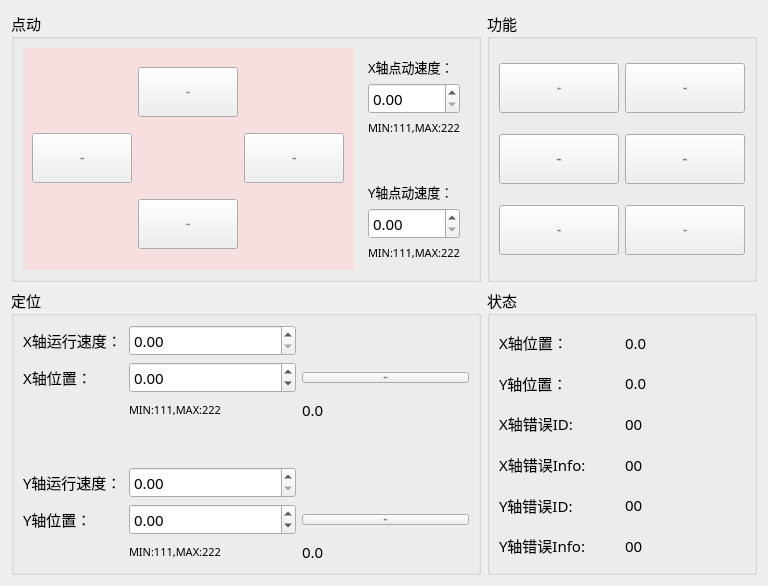
     <widget class="QWidget" name="tab">
      <attribute name="title">
       <string>伺服控制</string>
      </attribute>
      <layout class="QGridLayout" name="gridLayout_2">
       <item row="0" column="0">
        <widget class="QGroupBox" name="groupBox">
         <property name="maximumSize">
          <size>
           <width>16777215</width>
           <height>300</height>
          </size>
         </property>
         <property name="font">
          <font>
           <family>微软雅黑</family>
           <pointsize>11</pointsize>
           <weight>50</weight>
           <bold>false</bold>
          </font>
         </property>
         <property name="title">
          <string>点动</string>
         </property>
         <layout class="QHBoxLayout" name="horizontalLayout">
          <item>
           <widget class="QWidget" name="widget_2" native="true">
            <property name="styleSheet">
             <string notr="true">QWidget #widget_2
{
	background-color: rgba(255, 213, 214,150);
}
</string>
            </property>
            <layout class="QGridLayout" name="gridLayout_3">
             <item row="1" column="2">
              <widget class="QPushButton" name="m86">
               <property name="minimumSize">
                <size>
                 <width>100</width>
                 <height>50</height>
                </size>
               </property>
               <property name="maximumSize">
                <size>
                 <width>100</width>
                 <height>50</height>
                </size>
               </property>
               <property name="font">
                <font>
                 <family>微软雅黑</family>
                 <pointsize>-1</pointsize>
                </font>
               </property>
               <property name="styleSheet">
                <string notr="true"/>
               </property>
               <property name="text">
                <string>Y轴上移</string>
               </property>
              </widget>
             </item>
             <item row="3" column="2">
              <widget class="QPushButton" name="m87">
               <property name="minimumSize">
                <size>
                 <width>100</width>
                 <height>50</height>
                </size>
               </property>
               <property name="maximumSize">
                <size>
                 <width>120</width>
                 <height>50</height>
                </size>
               </property>
               <property name="font">
                <font>
                 <family>微软雅黑</family>
                 <pointsize>-1</pointsize>
                </font>
               </property>
               <property name="styleSheet">
                <string notr="true"/>
               </property>
               <property name="text">
                <string>Y轴下移</string>
               </property>
              </widget>
             </item>
             <item row="2" column="0">
              <widget class="QPushButton" name="m84">
               <property name="minimumSize">
                <size>
                 <width>100</width>
                 <height>50</height>
                </size>
               </property>
               <property name="maximumSize">
                <size>
                 <width>100</width>
                 <height>50</height>
                </size>
               </property>
               <property name="font">
                <font>
                 <family>微软雅黑</family>
                 <pointsize>-1</pointsize>
                </font>
               </property>
               <property name="styleSheet">
                <string notr="true"/>
               </property>
               <property name="text">
                <string>X轴左移</string>
               </property>
              </widget>
             </item>
             <item row="2" column="3">
              <widget class="QPushButton" name="m85">
               <property name="minimumSize">
                <size>
                 <width>100</width>
                 <height>50</height>
                </size>
               </property>
               <property name="maximumSize">
                <size>
                 <width>100</width>
                 <height>50</height>
                </size>
               </property>
               <property name="font">
                <font>
                 <family>微软雅黑</family>
                 <pointsize>-1</pointsize>
                </font>
               </property>
               <property name="styleSheet">
                <string notr="true"/>
               </property>
               <property name="text">
                <string>X轴右移</string>
               </property>
              </widget>
             </item>
            </layout>
           </widget>
          </item>
          <item>
           <widget class="QWidget" name="widget" native="true">
            <property name="maximumSize">
             <size>
              <width>130</width>
              <height>16777215</height>
             </size>
            </property>
            <layout class="QVBoxLayout" name="verticalLayout">
             <item>
              <widget class="QLabel" name="label_15">
               <property name="font">
                <font>
                 <pointsize>10</pointsize>
                </font>
               </property>
               <property name="text">
                <string>X轴点动速度：</string>
               </property>
              </widget>
             </item>
             <item>
              <widget class="QDoubleSpinBox" name="db130004">
               <property name="maximum">
                <double>10000.000000000000000</double>
               </property>
              </widget>
             </item>
             <item>
              <widget class="QLabel" name="label_16">
               <property name="font">
                <font>
                 <pointsize>8</pointsize>
                </font>
               </property>
               <property name="text">
                <string>MIN:111,MAX:222</string>
               </property>
              </widget>
             </item>
             <item>
              <spacer name="verticalSpacer">
               <property name="orientation">
                <enum>Qt::Vertical</enum>
               </property>
               <property name="sizeHint" stdset="0">
                <size>
                 <width>20</width>
                 <height>40</height>
                </size>
               </property>
              </spacer>
             </item>
             <item>
              <widget class="QLabel" name="label_8">
               <property name="font">
                <font>
                 <pointsize>10</pointsize>
                </font>
               </property>
               <property name="text">
                <string>Y轴点动速度：</string>
               </property>
              </widget>
             </item>
             <item>
              <widget class="QDoubleSpinBox" name="db130024">
               <property name="maximum">
                <double>9999.989999999999782</double>
               </property>
              </widget>
             </item>
             <item>
              <widget class="QLabel" name="label_17">
               <property name="font">
                <font>
                 <pointsize>8</pointsize>
                </font>
               </property>
               <property name="text">
                <string>MIN:111,MAX:222</string>
               </property>
              </widget>
             </item>
            </layout>
           </widget>
          </item>
         </layout>
        </widget>
       </item>
       <item row="1" column="0">
        <widget class="QGroupBox" name="groupBox_3">
         <property name="font">
          <font>
           <family>微软雅黑</family>
           <pointsize>11</pointsize>
           <weight>50</weight>
           <bold>false</bold>
          </font>
         </property>
         <property name="title">
          <string>定位</string>
         </property>
         <layout class="QGridLayout" name="gridLayout_5">
          <item row="5" column="1">
           <widget class="QDoubleSpinBox" name="db130036">
            <property name="minimum">
             <double>-1999.990000000000009</double>
            </property>
            <property name="maximum">
             <double>1999.990000000000009</double>
            </property>
           </widget>
          </item>
          <item row="5" column="0">
           <widget class="QLabel" name="label_2">
            <property name="text">
             <string>Y轴位置：</string>
            </property>
           </widget>
          </item>
          <item row="1" column="2">
           <widget class="QPushButton" name="m88">
            <property name="font">
             <font>
              <family>微软雅黑</family>
              <pointsize>-1</pointsize>
             </font>
            </property>
            <property name="styleSheet">
             <string notr="true"/>
            </property>
            <property name="text">
             <string>X轴定位</string>
            </property>
           </widget>
          </item>
          <item row="0" column="1">
           <widget class="QDoubleSpinBox" name="db130000">
            <property name="maximum">
             <double>9999.989999999999782</double>
            </property>
           </widget>
          </item>
          <item row="6" column="2">
           <widget class="QLabel" name="db130032">
            <property name="text">
             <string>0.0</string>
            </property>
           </widget>
          </item>
          <item row="1" column="0">
           <widget class="QLabel" name="label">
            <property name="maximumSize">
             <size>
              <width>100</width>
              <height>16777215</height>
             </size>
            </property>
            <property name="text">
             <string>X轴位置：</string>
            </property>
           </widget>
          </item>
          <item row="5" column="2">
           <widget class="QPushButton" name="m89">
            <property name="font">
             <font>
              <family>微软雅黑</family>
              <pointsize>-1</pointsize>
             </font>
            </property>
            <property name="styleSheet">
             <string notr="true"/>
            </property>
            <property name="text">
             <string>Y轴定位</string>
            </property>
           </widget>
          </item>
          <item row="2" column="1">
           <widget class="QLabel" name="label_3">
            <property name="maximumSize">
             <size>
              <width>16777215</width>
              <height>20</height>
             </size>
            </property>
            <property name="font">
             <font>
              <pointsize>8</pointsize>
             </font>
            </property>
            <property name="text">
             <string>MIN:111,MAX:222</string>
            </property>
           </widget>
          </item>
          <item row="6" column="1">
           <widget class="QLabel" name="label_5">
            <property name="maximumSize">
             <size>
              <width>16777215</width>
              <height>20</height>
             </size>
            </property>
            <property name="font">
             <font>
              <pointsize>8</pointsize>
             </font>
            </property>
            <property name="text">
             <string>MIN:111,MAX:222</string>
            </property>
           </widget>
          </item>
          <item row="4" column="1">
           <widget class="QDoubleSpinBox" name="db130020">
            <property name="maximum">
             <double>9999.989999999999782</double>
            </property>
           </widget>
          </item>
          <item row="1" column="1">
           <widget class="QDoubleSpinBox" name="db130016">
            <property name="minimum">
             <double>-1999.990000000000009</double>
            </property>
            <property name="maximum">
             <double>1999.990000000000009</double>
            </property>
           </widget>
          </item>
          <item row="2" column="2">
           <widget class="QLabel" name="db130012">
            <property name="maximumSize">
             <size>
              <width>16777215</width>
              <height>30</height>
             </size>
            </property>
            <property name="text">
             <string>0.0</string>
            </property>
           </widget>
          </item>
          <item row="3" column="1">
           <spacer name="verticalSpacer_11">
            <property name="orientation">
             <enum>Qt::Vertical</enum>
            </property>
            <property name="sizeHint" stdset="0">
             <size>
              <width>20</width>
              <height>40</height>
             </size>
            </property>
           </spacer>
          </item>
          <item row="0" column="0">
           <widget class="QLabel" name="label_4">
            <property name="maximumSize">
             <size>
              <width>100</width>
              <height>16777215</height>
             </size>
            </property>
            <property name="text">
             <string>X轴运行速度：</string>
            </property>
           </widget>
          </item>
          <item row="4" column="0">
           <widget class="QLabel" name="label_6">
            <property name="text">
             <string>Y轴运行速度：</string>
            </property>
           </widget>
          </item>
         </layout>
        </widget>
       </item>
       <item row="0" column="1">
        <widget class="QGroupBox" name="groupBox_2">
         <property name="font">
          <font>
           <family>微软雅黑</family>
           <pointsize>11</pointsize>
          </font>
         </property>
         <property name="title">
          <string>功能</string>
         </property>
         <layout class="QGridLayout" name="gridLayout_4">
          <item row="0" column="0">
           <widget class="QPushButton" name="m90">
            <property name="minimumSize">
             <size>
              <width>120</width>
              <height>50</height>
             </size>
            </property>
            <property name="maximumSize">
             <size>
              <width>120</width>
              <height>50</height>
             </size>
            </property>
            <property name="font">
             <font>
              <family>微软雅黑</family>
              <pointsize>-1</pointsize>
             </font>
            </property>
            <property name="styleSheet">
             <string notr="true"/>
            </property>
            <property name="text">
             <string>X轴启用</string>
            </property>
           </widget>
          </item>
          <item row="1" column="0">
           <widget class="QPushButton" name="m80">
            <property name="minimumSize">
             <size>
              <width>120</width>
              <height>50</height>
             </size>
            </property>
            <property name="maximumSize">
             <size>
              <width>120</width>
              <height>50</height>
             </size>
            </property>
            <property name="font">
             <font>
              <family>微软雅黑</family>
              <pointsize>-1</pointsize>
             </font>
            </property>
            <property name="styleSheet">
             <string notr="true"/>
            </property>
            <property name="text">
             <string>X轴回原点</string>
            </property>
           </widget>
          </item>
          <item row="1" column="1">
           <widget class="QPushButton" name="m81">
            <property name="minimumSize">
             <size>
              <width>120</width>
              <height>50</height>
             </size>
            </property>
            <property name="maximumSize">
             <size>
              <width>120</width>
              <height>50</height>
             </size>
            </property>
            <property name="font">
             <font>
              <family>微软雅黑</family>
              <pointsize>-1</pointsize>
             </font>
            </property>
            <property name="styleSheet">
             <string notr="true"/>
            </property>
            <property name="text">
             <string>Y轴回原点</string>
            </property>
           </widget>
          </item>
          <item row="2" column="1">
           <widget class="QPushButton" name="m83">
            <property name="minimumSize">
             <size>
              <width>120</width>
              <height>50</height>
             </size>
            </property>
            <property name="maximumSize">
             <size>
              <width>120</width>
              <height>50</height>
             </size>
            </property>
            <property name="font">
             <font>
              <family>微软雅黑</family>
              <pointsize>-1</pointsize>
             </font>
            </property>
            <property name="styleSheet">
             <string notr="true"/>
            </property>
            <property name="text">
             <string>Y轴复位</string>
            </property>
           </widget>
          </item>
          <item row="2" column="0">
           <widget class="QPushButton" name="m82">
            <property name="minimumSize">
             <size>
              <width>120</width>
              <height>50</height>
             </size>
            </property>
            <property name="maximumSize">
             <size>
              <width>120</width>
              <height>50</height>
             </size>
            </property>
            <property name="font">
             <font>
              <family>微软雅黑</family>
              <pointsize>-1</pointsize>
             </font>
            </property>
            <property name="styleSheet">
             <string notr="true"/>
            </property>
            <property name="text">
             <string>X轴复位</string>
            </property>
           </widget>
          </item>
          <item row="0" column="1">
           <widget class="QPushButton" name="m91">
            <property name="minimumSize">
             <size>
              <width>120</width>
              <height>50</height>
             </size>
            </property>
            <property name="maximumSize">
             <size>
              <width>120</width>
              <height>50</height>
             </size>
            </property>
            <property name="font">
             <font>
              <family>微软雅黑</family>
              <pointsize>-1</pointsize>
             </font>
            </property>
            <property name="styleSheet">
             <string notr="true"/>
            </property>
            <property name="text">
             <string>Y轴启用</string>
            </property>
           </widget>
          </item>
         </layout>
        </widget>
       </item>
       <item row="1" column="1">
        <widget class="QGroupBox" name="groupBox_4">
         <property name="font">
          <font>
           <family>微软雅黑</family>
           <pointsize>11</pointsize>
          </font>
         </property>
         <property name="title">
          <string>状态</string>
         </property>
         <layout class="QGridLayout" name="gridLayout_6">
          <item row="3" column="1">
           <widget class="QLabel" name="db130028">
            <property name="text">
             <string>0.0</string>
            </property>
           </widget>
          </item>
          <item row="4" column="1">
           <widget class="QLabel" name="db130040">
            <property name="text">
             <string>00</string>
            </property>
           </widget>
          </item>
          <item row="5" column="0">
           <widget class="QLabel" name="label_18">
            <property name="text">
             <string>X轴错误Info:</string>
            </property>
           </widget>
          </item>
          <item row="6" column="0">
           <widget class="QLabel" name="label_14">
            <property name="text">
             <string>Y轴错误ID:</string>
            </property>
           </widget>
          </item>
          <item row="2" column="1">
           <widget class="QLabel" name="db130008">
            <property name="text">
             <string>0.0</string>
            </property>
           </widget>
          </item>
          <item row="2" column="0">
           <widget class="QLabel" name="label_7">
            <property name="text">
             <string>X轴位置：</string>
            </property>
           </widget>
          </item>
          <item row="3" column="0">
           <widget class="QLabel" name="label_12">
            <property name="text">
             <string>Y轴位置：</string>
            </property>
           </widget>
          </item>
          <item row="4" column="0">
           <widget class="QLabel" name="label_13">
            <property name="text">
             <string>X轴错误ID:</string>
            </property>
           </widget>
          </item>
          <item row="6" column="1">
           <widget class="QLabel" name="db130048">
            <property name="text">
             <string>00</string>
            </property>
           </widget>
          </item>
          <item row="7" column="0">
           <widget class="QLabel" name="label_19">
            <property name="text">
             <string>Y轴错误Info:</string>
            </property>
           </widget>
          </item>
          <item row="5" column="1">
           <widget class="QLabel" name="db130044">
            <property name="text">
             <string>00</string>
            </property>
           </widget>
          </item>
          <item row="7" column="1">
           <widget class="QLabel" name="db130052">
            <property name="text">
             <string>00</string>
            </property>
           </widget>
          </item>
         </layout>
        </widget>
       </item>
      </layout>
     </widget>
